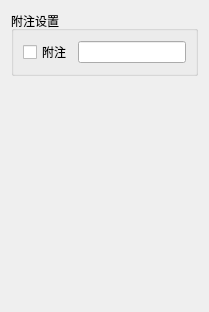
            <widget class="QWidget" name="tab_Annotations">
             <attribute name="title">
              <string>附注</string>
             </attribute>
             <layout class="QGridLayout" name="gridLayout_45">
              <item row="0" column="0">
               <widget class="QGroupBox" name="groupBox_20">
                <property name="title">
                 <string>附注设置</string>
                </property>
                <layout class="QGridLayout" name="gridLayout_43">
                 <item row="0" column="0" colspan="2">
                  <widget class="QCheckBox" name="checkBox_Annotations">
                   <property name="text">
                    <string>附注</string>
                   </property>
                  </widget>
                 </item>
                 <item row="0" column="2">
                  <widget class="QLineEdit" name="lineEdit_Annotations"/>
                 </item>
                </layout>
               </widget>
              </item>
              <item row="1" column="0">
               <spacer name="verticalSpacer_15">
                <property name="orientation">
                 <enum>Qt::Vertical</enum>
                </property>
                <property name="sizeHint" stdset="0">
                 <size>
                  <width>20</width>
                  <height>225</height>
                 </size>
                </property>
               </spacer>
              </item>
             </layout>
            </widget>
